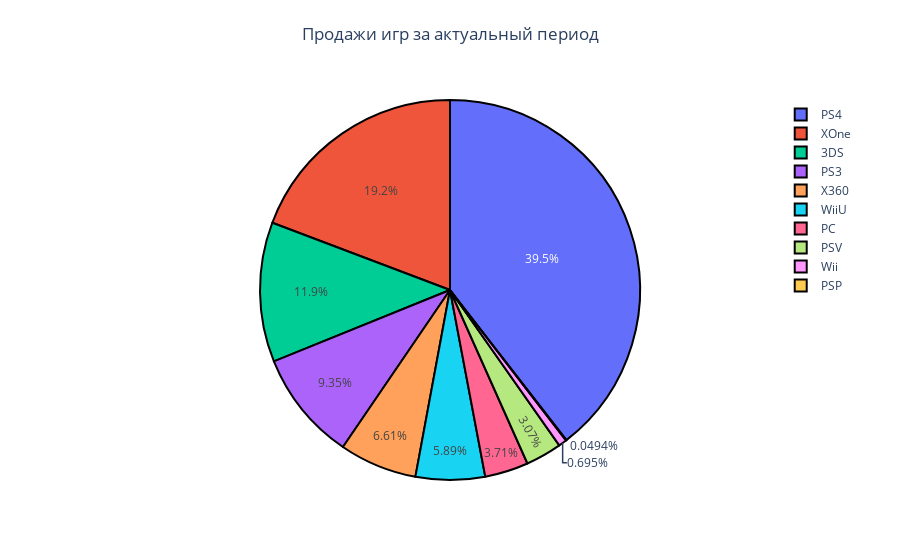

Notebook cell for this chart:
### Markdown cell above
Взглянем на доли продаж на консолях за актуальный период.

### Code cell
#graph_analysis(data_actual, 'platform', 'barh', 'Продажи игр', figsize=(15,15))
data_filtered = (
    data_actual.groupby(['platform'])
    .agg(total_sales=('total_sales', 'sum'))
    .reset_index()
    .sort_values(by='total_sales', ascending=False)
)
fig = go.Figure(go.Pie(
    labels=data_filtered[['platform']],
    values=data_filtered['total_sales'],
    marker=dict(line=dict(color='#000000', width=2))
))

fig.update_layout(showlegend = True, 
                   title = {
                       'text': 'Продажи игр за актуальный период',
                        'y':0.95,
                        'x':0.5,
                        'xanchor': 'center',
                        'yanchor': 'top'})

fig.show()

### Figure 1 — Plotly figure (JSON) as saved in the notebook; plotly's stock layout.template omitted (floating-point values rounded to 4 significant figures)
{"data": [{"labels": [["PS4"], ["XOne"], ["3DS"], ["PS3"], ["X360"], ["WiiU"], ["PC"], ["PSV"], ["Wii"], ["PSP"]], "marker": {"line": {"color": "#000000", "width": 2}}, "type": "pie", "values": [288.1, 140.4, 86.68, 68.18, 48.22, 42.98, 27.05, 22.4, 5.07, 0.36]}], "layout": {"showlegend": true, "title": {"text": "Продажи игр за актуальный период", "x": 0.5, "xanchor": "center", "y": 0.95, "yanchor": "top"}}}
